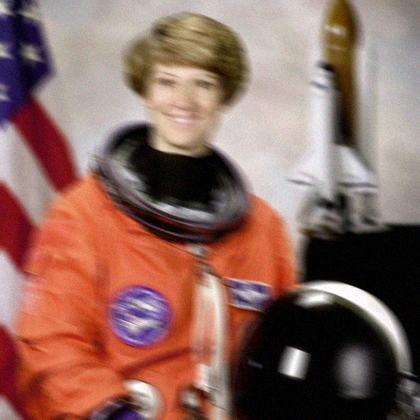
%> input picture 02_citra_test_images/F_motion_blur_restoration/input/astronaut_color_motion_L19_A20_gaussian_noise.png, 420 x 420 px, shrunk from 512 x 512 before the run
$ octave testMotionBlur.m   (GNU Octave 9; MATLAB toolbox functions it lacks are replaced by stand-ins)
%> lines starting %> are read from the running program, lines starting %| are printed output that depends on the picture
### src/utils/freqGrid.m
function [U, V] = freqGrid(sizeImg)
% Membuat grid koordinat frekuensi (U, V) relatif terhadap
% pusat spektrum (hasil fftshift)


% ini hampir selalu dipake, jadi dibuat fungsi aja
P = sizeImg(1);   % baris
Q = sizeImg(2);   % kolom

uRange = -floor(Q/2) : (ceil(Q/2) - 1);
vRange = -floor(P/2) : (ceil(P/2) - 1);
[U, V] = meshgrid(uRange, vRange);
end

### src/motion_blur/motionBlurPSF.m
function H = motionBlurPSF(sizeImg, L, theta)
% Pembentukan fungsi transfer degradasi / PSF Motion Blur H(u,v)
%
% INPUT:
% sizeImg - Ukuran matriks citra [baris, kolom]
% L       - Panjang pergerakan piksel (motion length)
% theta   - Sudut arah pergerakan dalam derajat (motion angle)
%
% OUTPUT:
% H       - Matriks 2D fungsi degradasi H(u,v), TIDAK ter-shift (DC di
%           pojok kiri atas), langsung bisa dikali dengan fft2(citra)
%
% Kernel blur dianggap terpusat, jadi H murni sinc tanpa faktor fase
% exp(-j*pi*Delta). Faktor fase itu menggeser hasil restorasi ~L/2 piksel.

if isempty(L) || L == 0, L = 1; end
if isempty(theta), theta = 0; end

[U, V] = freqGrid(sizeImg);
thetaRad = theta * pi / 180;

% di freqGrid, U = frekuensi horizontal (sepanjang kolom) dan V = vertikal
% (sepanjang baris), jadi U dibagi jumlah kolom dan V dibagi jumlah baris
Delta = (U / sizeImg(2)) * L * cos(thetaRad) + (V / sizeImg(1)) * L * sin(thetaRad);

% Sinc manual: sin(pi*x) / (pi*x)
sincVal = ones(size(Delta));
mask = (Delta ~= 0);
sincVal(mask) = sin(pi * Delta(mask)) ./ (pi * Delta(mask));

H = ifftshift(sincVal);
end

### TestScriptDump/testMotionBlur.m
clear; clc; close all;

% Pilih citra uji
imgPath = fullfile('02_citra_test_images', 'F_motion_blur_restoration', 'input', 'astronaut_color_motion_L19_A20_gaussian_noise.png');
L = 19;
theta = 20;

% Baca citra dan ubah ke double
img = imread(imgPath);
%> img is the input picture: size 420x420x3 uint8; mean R, G, B 140.9, 105.2, 95.9
imgDouble = im2double(img);
[M, N, C] = size(imgDouble);
%> M = 420; N = 420; C = 3

% Variasi Parameter untuk Diuji
thresholds = [0.005, 0.02, 0.1]; % variasi threshold
Ks = [0.0001, 0.005, 0.05];     % variasi NSR / K

% Hitung PSF/H(u,v) untuk ukuran citra
H = motionBlurPSF([M, N], L, theta);
%> in motionBlurPSF, `sincVal(mask) = sin(pi * Delta(mask)) ./ (pi * Delta(mask));`:
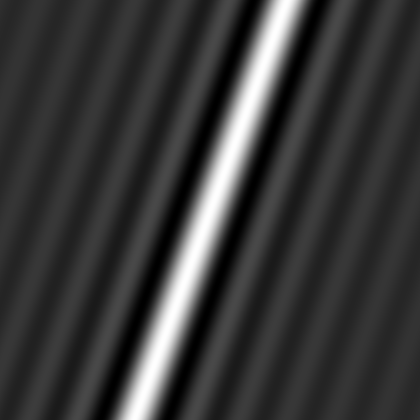
%> sincVal: size 420x420 double; min -0.217, max 1, mean 0.0559; drawn with min black and max white

imgInverse = zeros(M, N, C, 3);
imgWiener = zeros(M, N, C, 3);

% Inverse Filtering
for i = 1:3
    thresh = thresholds(i);
    for c = 1:C
        G = fft2(imgDouble(:,:,c));
        F_hat_inv = inverseFilter(G, H, thresh);
        res_inv = real(ifft2(F_hat_inv));
        imgInverse(:,:,c,i) = max(0, min(1, res_inv)); % Clamping [0, 1]
    end
end

% Wiener Filtering
for i = 1:3
    kVal = Ks(i);
    for c = 1:C
        G = fft2(imgDouble(:,:,c));
        F_hat_wie = wienerFilter(G, H, kVal);
        res_wie = real(ifft2(F_hat_wie));
        imgWiener(:,:,c,i) = max(0, min(1, res_wie)); % Clamping [0, 1]
    end
end

% FIGURE 1: Inverse Filtering
figure('Name', 'Restorasi Motion Blur - Inverse Filtering', 'NumberTitle', 'off');

subplot(2,2,1);
imshow(img);
title(sprintf('Citra Input (Buram)\nL=%d, \\theta=%d°', L, theta));

for i = 1:3
    subplot(2,2, i+1);
    imshow(imgInverse(:,:,:,i));
    title(sprintf('Inverse Filtering\nThreshold = %.3f', thresholds(i)));
end
%> this loop made 3 passes
%> pass 1, `imshow(imgInverse(:,:,:,i));`:
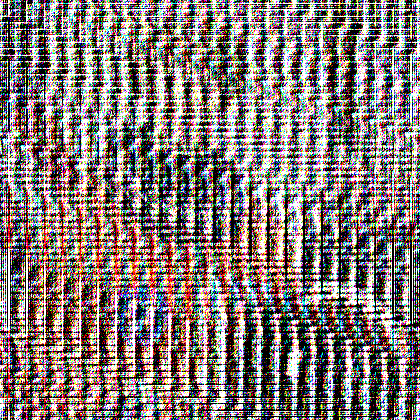
%> displayed picture: size 420x420x3, on the screen's scale of 0 to 255; mean R, G, B 131.9, 120.9, 118
%> pass 2, `imshow(imgInverse(:,:,:,i));`:
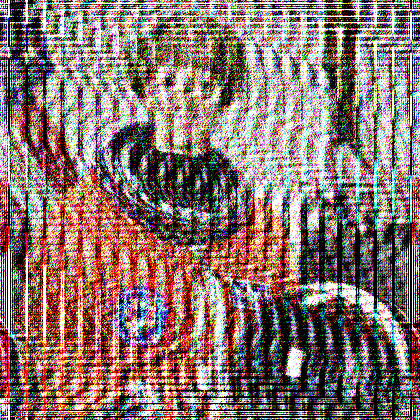
%> displayed picture: size 420x420x3, on the screen's scale of 0 to 255; mean R, G, B 137.1, 115.1, 109.6
%> after the loop:
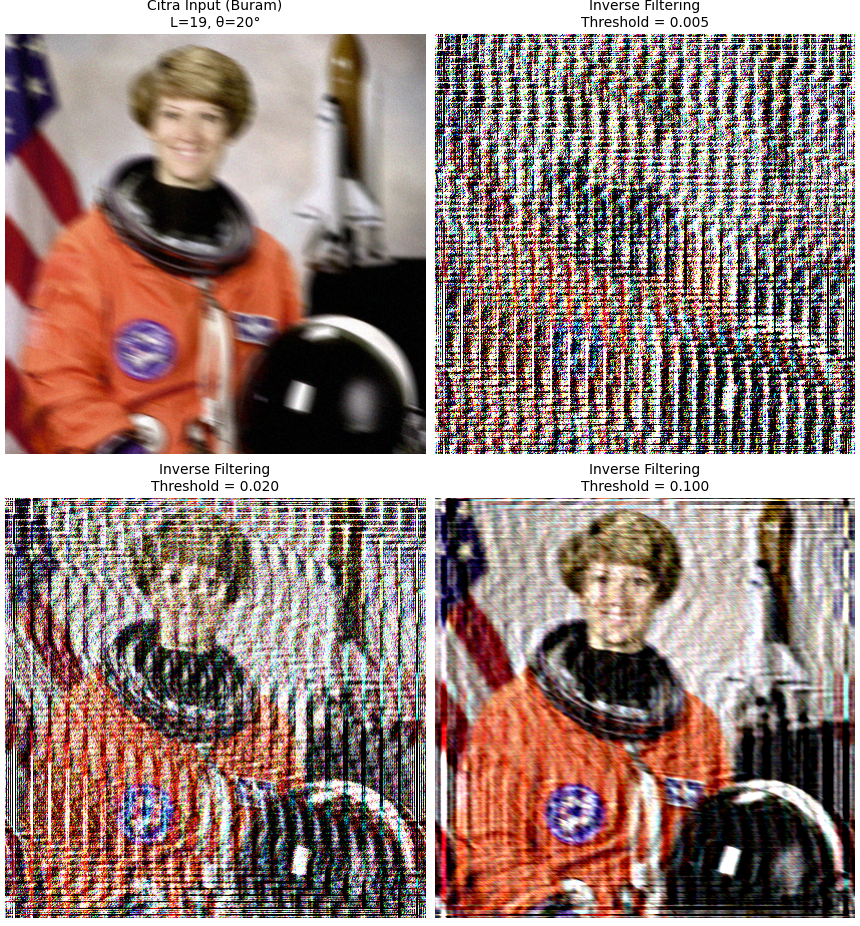
%> figure redrawn from the program's plot data, 4 panels

% FIGURE 2: Wiener Filtering
figure('Name', 'Restorasi Motion Blur - Wiener Filtering', 'NumberTitle', 'off');

subplot(2,2,1);
imshow(img);
title(sprintf('Citra Input (Buram)\nL=%d, \\theta=%d°', L, theta));

for i = 1:3
    subplot(2,2, i+1);
    imshow(imgWiener(:,:,:,i));
    title(sprintf('Wiener Filtering\nK = %.4f', Ks(i)));
end
%> this loop made 3 passes
%> pass 1, `imshow(imgWiener(:,:,:,i));`:
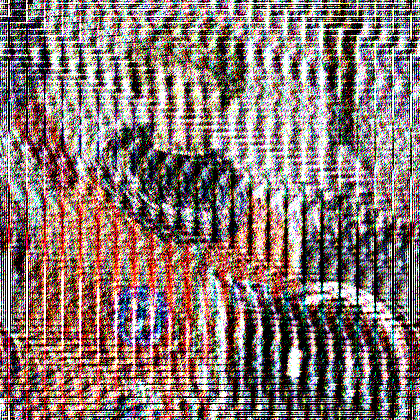
%> displayed picture: size 420x420x3, on the screen's scale of 0 to 255; mean R, G, B 135.6, 116.9, 112.5
%> pass 2, `imshow(imgWiener(:,:,:,i));`:
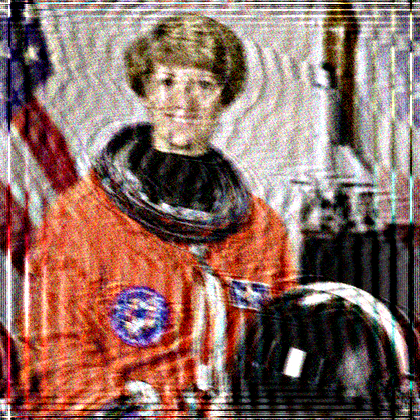
%> displayed picture: size 420x420x3, on the screen's scale of 0 to 255; mean R, G, B 141.4, 108.1, 99.4
%> after the loop:
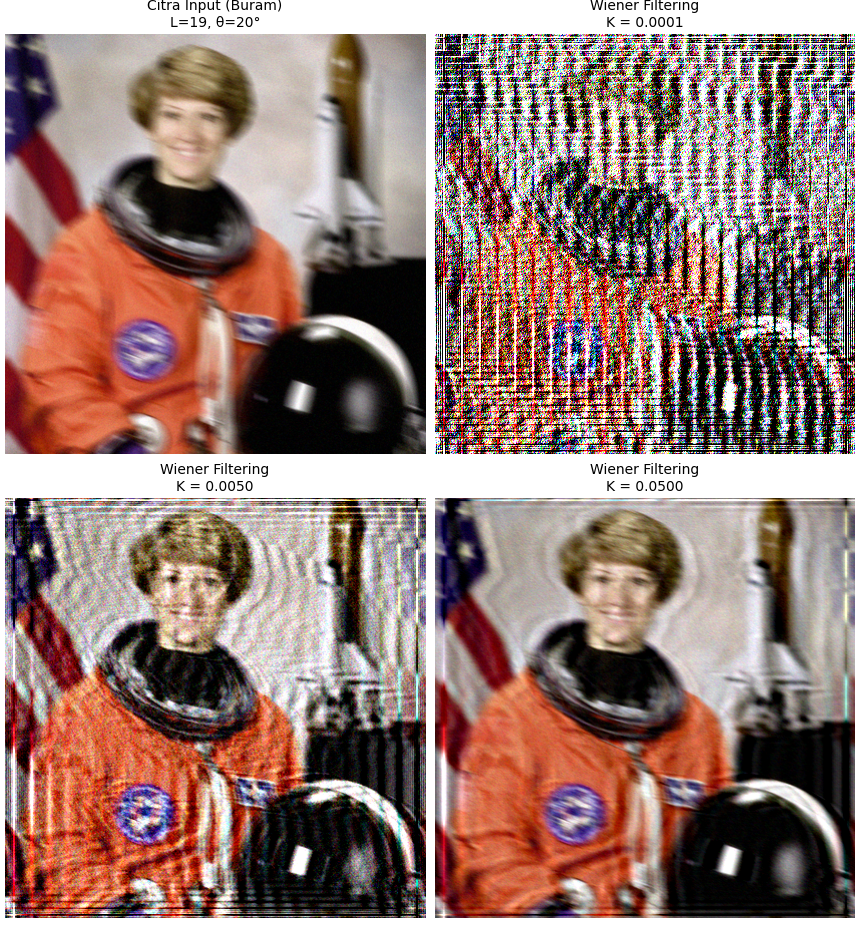
%> figure redrawn from the program's plot data, 4 panels

$ run again, with 02_citra_test_images/F_motion_blur_restoration/input/retina_color_motion_L15_A-25.png copied over 02_citra_test_images/F_motion_blur_restoration/input/astronaut_color_motion_L19_A20_gaussian_noise.png
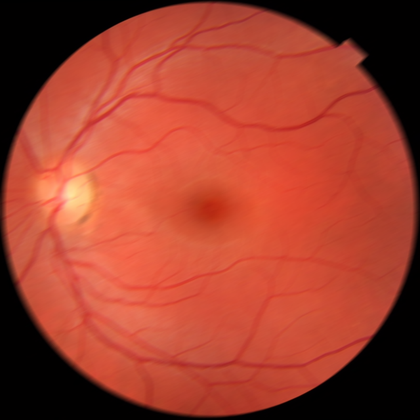
%> input picture 02_citra_test_images/F_motion_blur_restoration/input/retina_color_motion_L15_A-25.png, 420 x 420 px, shrunk from 640 x 640 before the run
%> img is the input picture: size 420x420x3 uint8; mean R, G, B 158.9, 63.1, 45.5
%> after the loop `for i = 1:3`:
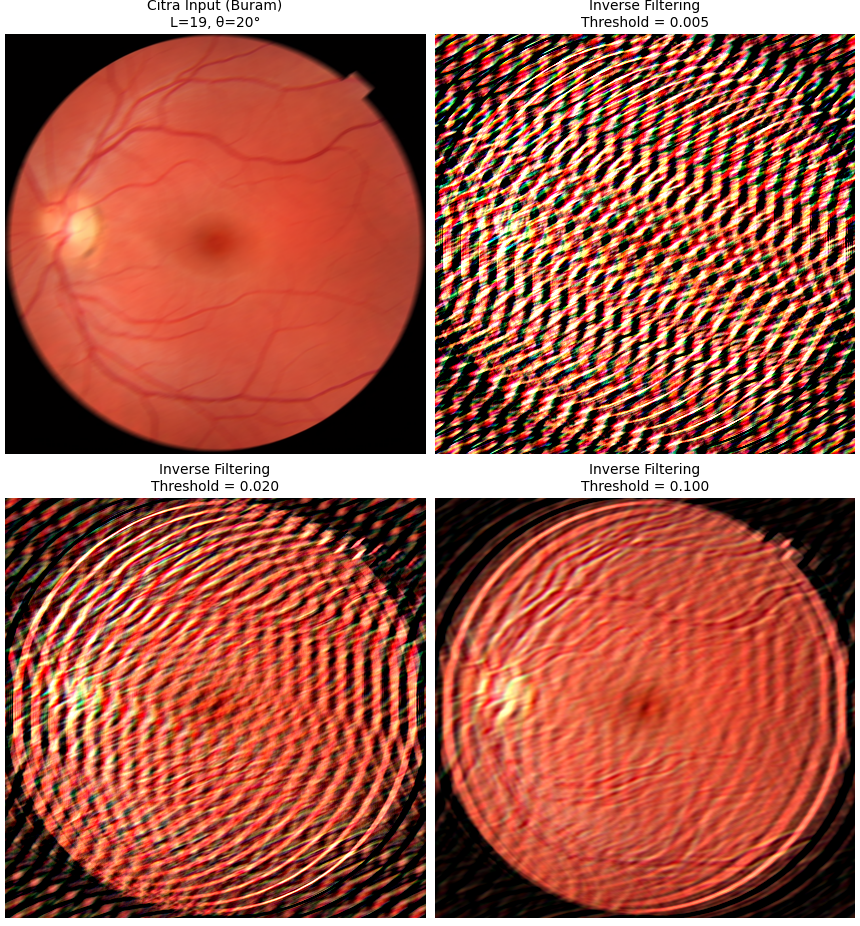
%> figure redrawn from the program's plot data, 4 panels
%> after the loop `for i = 1:3`:
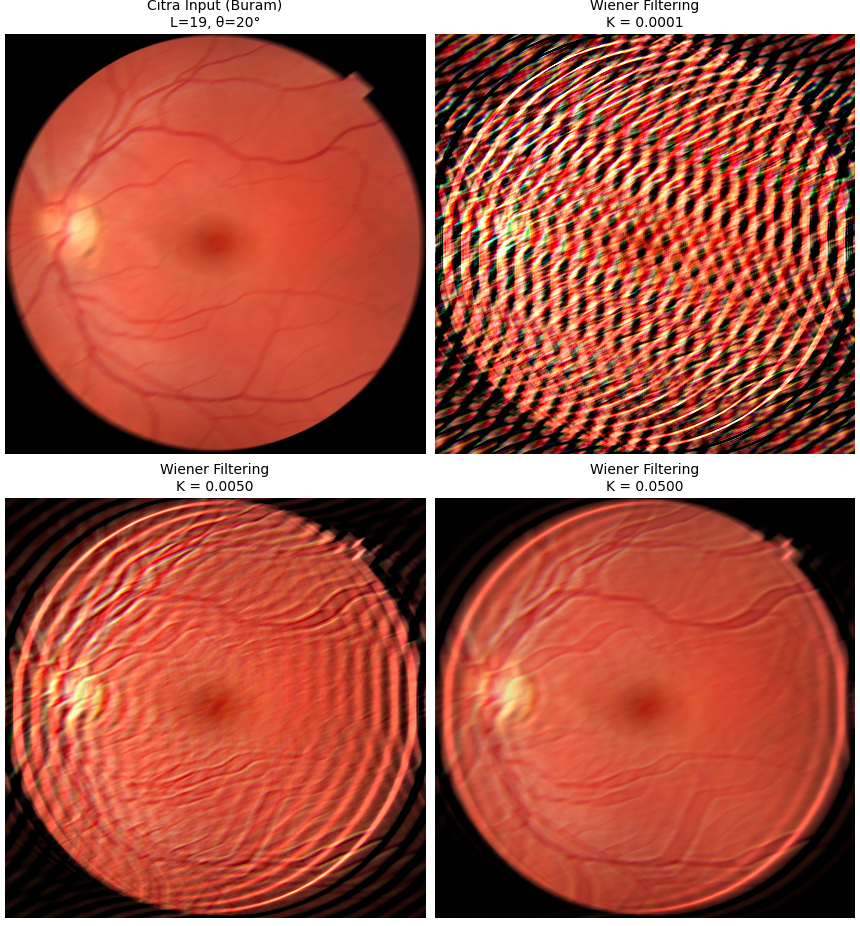
%> figure redrawn from the program's plot data, 4 panels
